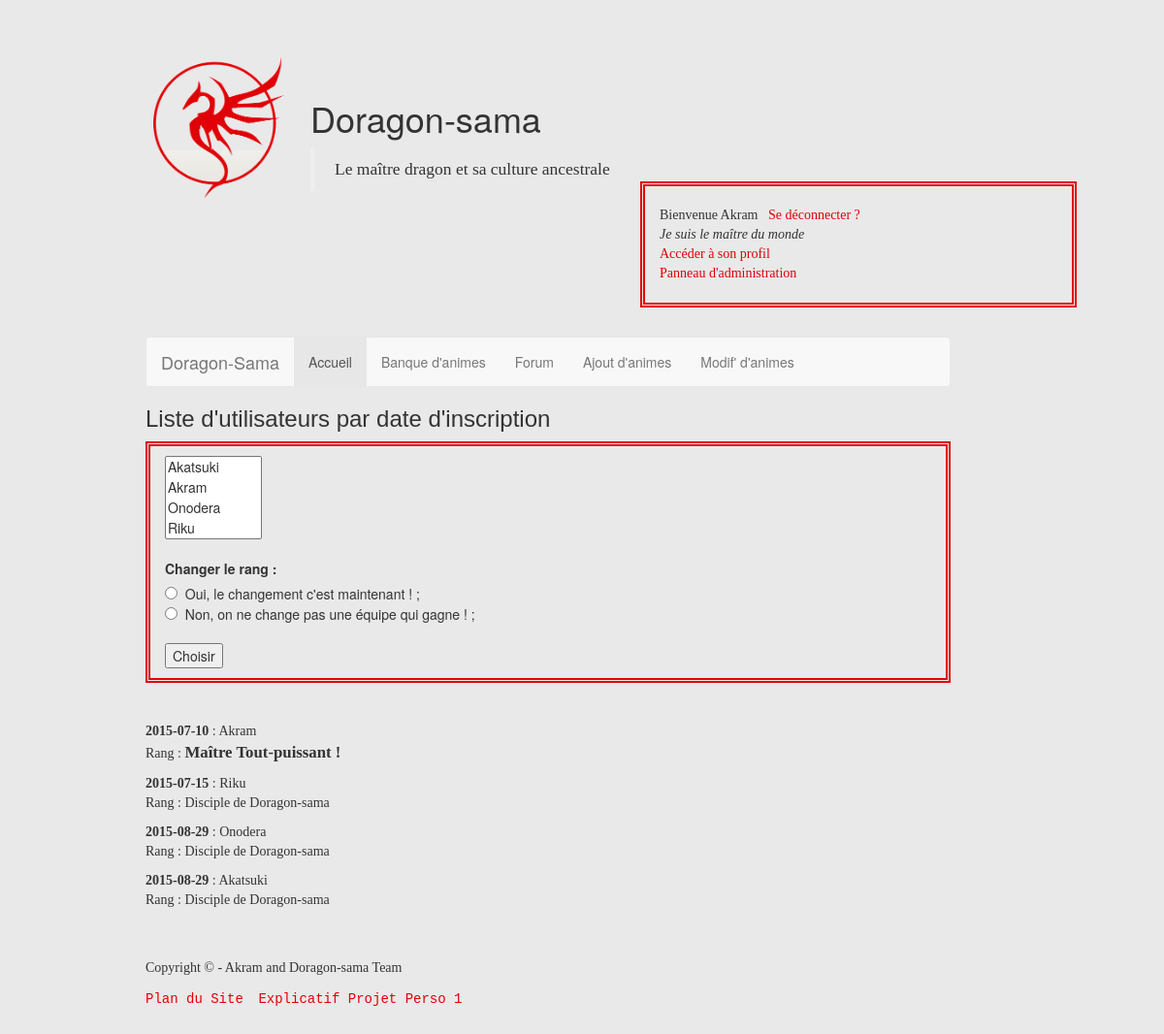
Screenshot of /droitadmin.php (signed in) with the database file from the repository.
### tables this page shows
CREATE TABLE IF NOT EXISTS `utilisateurs` (
  `numuser` int(5) NOT NULL,
  `pseudo` varchar(20) NOT NULL,
  `motdepasse` varchar(25) NOT NULL,
  `email` varchar(36) NOT NULL,
  `statut_humeur` varchar(60) NOT NULL,
  `dateinscription` date NOT NULL,
  `administration` tinyint(1) NOT NULL,
  PRIMARY KEY (`numuser`)
);

### droitadmin.php (the view, shortened to what this page needs)
<?php
	require ("config.php");
?>
<!DOCTYPE html>
<html>
    <head>
		<?php require ("boostrap.func.php"); ?>
		<link rel="stylesheet" type="text/css" href="style.css">
    </head>
	<body>
    <div id="bloc_page">
    	<header>
    		<?php require ("inc/header.php"); ?>
			<?php
    			require ("menu.php")
    		?>
    	</header>
		<section>
			<article style=" text-align: left;">
				<h3>Liste d'utilisateurs par date d'inscription</h3>
				<form action ="updatefrom.php" method="POST">
					<?php
					echo '<select name="nomuser" size="4" style=" width: 100px;">';
						$listUser = $bdd->query("SELECT numuser, pseudo FROM utilisateurs ORDER BY pseudo ASC");
						while ($donnees = $listUser->fetch()) {
	            					echo '<option>'.$donnees['pseudo'];
	              				}
	            				echo "</select><br/><br/>";
					?>
					 <label>Changer le rang : </label><br/><input type="radio" name="choixadmin" value="oui" /> &nbsp;Oui, le changement c'est maintenant ! ;<br/><input type="radio" name="choixadmin" value="non" />&nbsp; Non, on ne change pas une équipe qui gagne ! ;<br/><br/>
					 <input type="submit" name="droits" value="Choisir" />
				</form><br/><br/>
				<?php
					$sql = $bdd->query("SELECT * FROM utilisateurs ORDER BY dateinscription");
					while($infos = $sql->fetch())
					{
				?>
				<p>	<strong><?php echo $infos['dateinscription']; ?></strong> : <?php echo $infos['pseudo']; ?>
				<br/>Rang : <?php if ($infos['administration'] == 1){ echo '<strong style="font-size: 1.2em;">Maître Tout-puissant !</strong>'; }else { echo "Disciple de Doragon-sama"; } ?></p>
				<?php
					}
				?>
			</article>
		</section>
		<footer>
			<?php require('footer.php'); ?>
		</footer>
	</div>
    </body>
</html>

### style.css (style rules this page uses)
body { background-color : rgb(233,233,233); width: 90%; }
#bloc_page { display: block; background-color : rgb(233,233,233); text-align: left; margin-bottom: 50px; margin-top: 50px; margin-left: 150px; margin-right: 100px; }
h3 { font-family: 'Lucida Fax', 'Bookman Old Sty', sans-serif ; }
p, ol { font-family: 'Footlight MT Light', 'Times New Roman', sans-serif ; }
form, .connecte { padding: 10px 15px; border-style: double; border-width: 5px; border-color: rgb(224,0,8); }
input, label { text-align: justify; }

### rows the page displays
utilisateurs: dateinscription "2015-07-10", pseudo "Akram", administration "Maître Tout-puissant !"
utilisateurs: dateinscription "2015-07-15", pseudo "Riku", administration "Disciple de Doragon-sama"
utilisateurs: dateinscription "2015-08-29", pseudo "Onodera", administration "Disciple de Doragon-sama"
utilisateurs: dateinscription "2015-08-29", pseudo "Akatsuki", administration "Disciple de Doragon-sama"

### other values shown
$_SESSION['pseudo'] "Akram"
$_SESSION['statut_humeur'] "Je suis le maître du monde"
